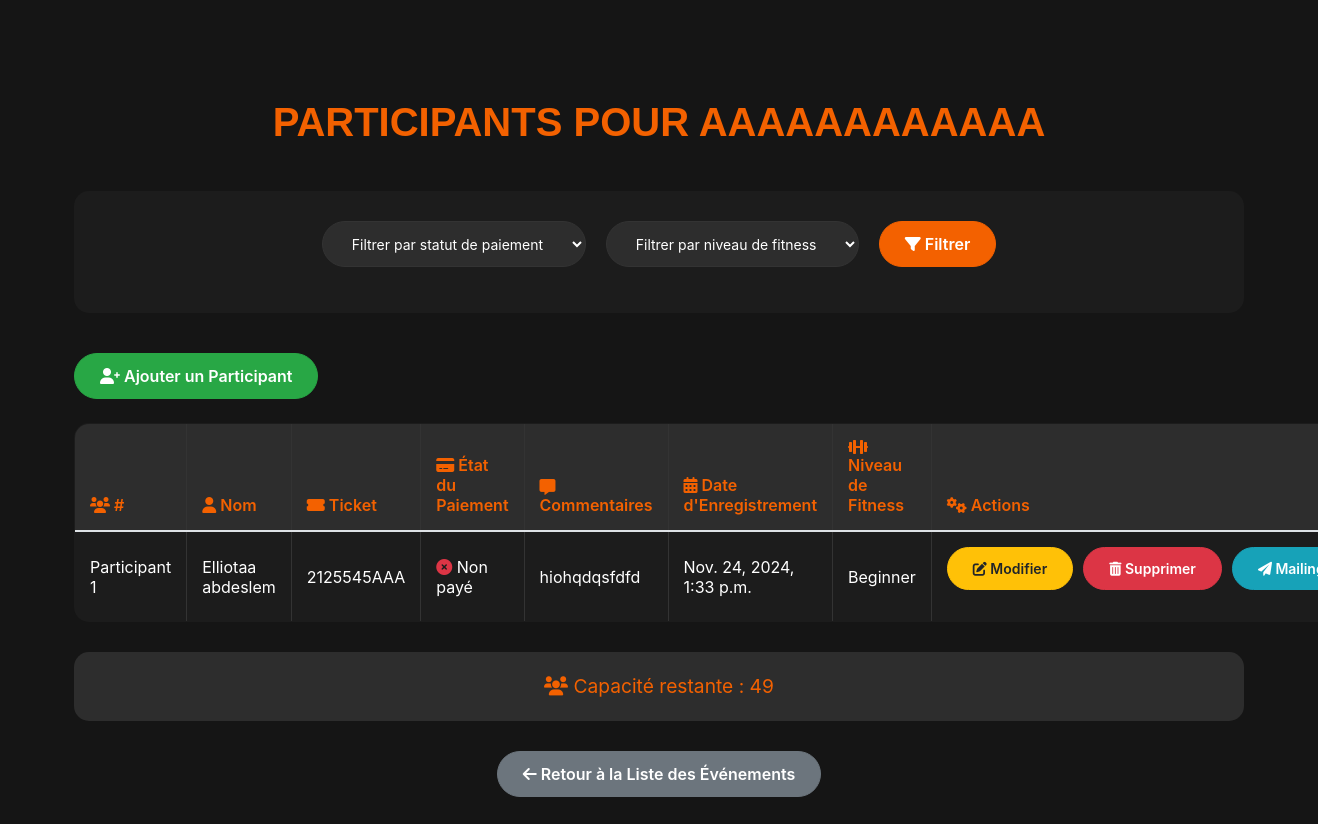
The app's page /events/3/participants/ with its own data.
### events/models.py (models this page shows, shortened)
class Event(models.Model):
    title = models.CharField(max_length=100, verbose_name="Title")
    description = models.TextField(verbose_name="Description")
    date = models.DateTimeField(verbose_name="Date")
    image = models.ImageField(upload_to='event_images/', verbose_name="Event Image")
    TUNISIAN_GOVERNORATES = [
        ('Ariana', 'Ariana'), ('Beja', 'Beja'), ('Ben Arous', 'Ben Arous'),
        ('Bizerte', 'Bizerte'), ('Gabes', 'Gabes'), ('Gafsa', 'Gafsa'),
        ('Jendouba', 'Jendouba'), ('Kairouan', 'Kairouan'), ('Kasserine', 'Kasserine'),
        ('Kebili', 'Kebili'), ('Manouba', 'Manouba'), ('Medenine', 'Medenine'),
        ('Monastir', 'Monastir'), ('Nabeul', 'Nabeul'), ('Sfax', 'Sfax'),
        ('Sidi Bouzid', 'Sidi Bouzid'), ('Siliana', 'Siliana'), ('Tataouine', 'Tataouine'),
        ('Tozeur', 'Tozeur'), ('Tunis', 'Tunis'), ('Zaghouan', 'Zaghouan')
    ]
    location = models.CharField(max_length=255, choices=TUNISIAN_GOVERNORATES, verbose_name="Location")
    ORGANIZER_CHOICES = [
        ('nutritionist', 'Nutritionist'),
        ('coach', 'Coach'),
    ]
    organizer = models.CharField(max_length=100, choices=ORGANIZER_CHOICES, verbose_name="Organizer")
    price = models.DecimalField(max_digits=10, decimal_places=2, default=0.00, verbose_name="Price")
    created_at = models.DateTimeField(auto_now_add=True, verbose_name="Created At")
    updated_at = models.DateTimeField(auto_now=True, verbose_name="Updated At")
    max_participants = models.PositiveIntegerField(default=0, verbose_name="Max Participants")

class Participant(models.Model):
    event = models.ForeignKey('Event', related_name='participants', on_delete=models.CASCADE)
    client = models.ForeignKey('users.Client', related_name='participants', on_delete=models.CASCADE)
    ticket_number = models.CharField(max_length=50, unique=True, verbose_name="Ticket Number")
    comments = models.TextField(blank=True, verbose_name="Comments")
    registration_date = models.DateTimeField(auto_now_add=True, verbose_name="Registration Date")
    payment_status = models.BooleanField(default=False, verbose_name="Payment Status")
    fitness_level = models.CharField(
        max_length=50,
        choices=[
            ('Beginner', 'Beginner'),
            ('Intermediate', 'Intermediate'),
            ('Advanced', 'Advanced')
        ],
        default='Beginner',
        verbose_name="Fitness Level"
    )
    class Meta:
        unique_together = ('client', 'event')
        ordering = ['-registration_date']
        verbose_name = "Participant"
        verbose_name_plural = "Participants"

### users/models.py (models this page shows)
class User(AbstractUser):
    is_client = models.BooleanField(default=False)
    is_coach = models.BooleanField(default=False)
    is_nutritionist = models.BooleanField(default=False)

### events/views.py (the view)
# urls.py: path('<int:event_id>/participants/', participant_list, name='participant_list'),
def participant_list(request, event_id):
    event = get_object_or_404(Event, id=event_id)
    participants = Participant.objects.filter(event_id=event_id)
    fitness_level = request.GET.get('fitness_level')
    if fitness_level:
        participants = participants.filter(fitness_level=fitness_level)
    capacity_remaining = event.max_participants - participants.count()
    return render(request, 'participant/participant_list.html', {
        'event': event,
        'participants': participants,
        'capacity_remaining': capacity_remaining,
    })

### events/Templates/participant/participant_list.html (shortened to what this page needs)
{% load static %}
{% block head %}
<link rel="stylesheet" href="{% static 'css/bootstrap.min.css' %}" type="text/css">
<link rel="stylesheet" href="{% static 'css/font-awesome.min.css' %}" type="text/css">
<link rel="stylesheet" href="{% static 'css/flaticon.css' %}" type="text/css">
<link rel="stylesheet" href="{% static 'css/owl.carousel.min.css' %}" type="text/css">
<link rel="stylesheet" href="{% static 'css/barfiller.css' %}" type="text/css">
<link rel="stylesheet" href="{% static 'css/magnific-popup.css' %}" type="text/css">
<link rel="stylesheet" href="{% static 'css/slicknav.min.css' %}" type="text/css">
<link rel="stylesheet" href="{% static 'css/style.css' %}" type="text/css">
<link rel="stylesheet" href="https://cdnjs.cloudflare.com/ajax/libs/font-awesome/6.0.0-beta3/css/all.min.css">
    <link rel="stylesheet" href="https://maxcdn.bootstrapcdn.com/bootstrap/4.5.2/css/bootstrap.min.css">
{% endblock %}
{% block content %}
<section class="participants-section">
    <div class="container">
        <div class="section-title">
            <h2>Participants pour {{ event.title }}</h2>
        </div>
        <div class="filter-container">
            <form method="get" action="{% url 'participant_list' event.id %}">
                <select name="payment_status" id="payment_status">
                    <option value="">Filtrer par statut de paiement</option>
                </select>
                <select name="fitness_level" id="fitness_level">
                    <option value="">Filtrer par niveau de fitness</option>
                </select>
                <button type="submit" class="btn btn-primary">
                    <i class="fas fa-filter"></i> Filtrer
                </button>
            </form>
        </div>
        <div class="add-participant-btn-container">
            <a class="btn btn-success" href="{% url 'participant_create' event.id %}">
                <i class="fas fa-user-plus"></i> Ajouter un Participant
            </a>
        </div>
        <table class="table table-bordered mt-4">
            <thead>
                <tr>
                    <th><i class="fas fa-users"></i> #</th>
                    <th><i class="fas fa-user"></i> Nom</th>
                    <th><i class="fas fa-ticket-alt"></i> Ticket</th>
                    <th><i class="fas fa-credit-card"></i> État du Paiement</th>
                    <th><i class="fas fa-comment-alt"></i> Commentaires</th>
                    <th><i class="fas fa-calendar-alt"></i> Date d'Enregistrement</th>
                    <th><i class="fas fa-dumbbell"></i> Niveau de Fitness</th>
                    <th><i class="fas fa-cogs"></i> Actions</th>
                </tr>
            </thead>
            <tbody>
                {% for participant in participants %}
                    <tr>
                        <td>Participant {{ forloop.counter }}</td>
                        <td>{{ participant.client.first_name }} {{ participant.client.last_name }}</td>
                        <td>{{ participant.ticket_number }}</td>
                        <td>
                            {% if participant.payment_status %}
                                <i class="fas fa-check-circle tick-green"></i> Payé
                            {% else %}
                                <i class="fas fa-times-circle tick-red"></i> Non payé
                            {% endif %}
                        </td>
                        <td>{{ participant.comments }}</td>
                        <td>{{ participant.registration_date }}</td>
                        <td>{{ participant.get_fitness_level_display }}</td>
                        <td>
                            <div class="actions">
                                <form action="{% url 'participant_update' event.id participant.id %}" method="post">
                                    <button type="submit" class="btn btn-warning btn-sm">
                                        <i class="fas fa-edit"></i> Modifier
                                    </button>
                                </form>
                                <form action="{% url 'participant_delete' event.id participant.id %}" method="post">
                                    <button type="submit" class="btn btn-danger btn-sm">
                                        <i class="fas fa-trash-alt"></i> Supprimer
                                    </button>
                                </form>
                                <form action="{% url 'send_email' event.id %}" method="post">
                                    <button type="submit" class="btn btn-info btn-sm">
                                        <i class="fas fa-paper-plane"></i> Mailing
                                    </button>
                                </form>
                            </div>
                        </td>
                    </tr>
                {% empty %}
                    <tr>
                        <td colspan="8" class="empty-message">Aucun participant trouvé.</td>
                    </tr>
                {% endfor %}
            </tbody>
        </table>
        <div class="remaining-capacity">
            <i class="fas fa-users"></i> Capacité restante : {{ capacity_remaining }}
        </div>
        <div class="back-button-container">
            <a class="btn btn-secondary" href="{% url 'event_list' %}">
                <i class="fas fa-arrow-left"></i> Retour à la Liste des Événements
            </a>
        </div>
    </div>
</section>
{% endblock %}

### blog/static/css/style.css (style rules this page uses)
h1, h2, h3, h4, h5, h6 { margin: 0; color: #111111; font-weight: 400; font-family: "Oswald", sans-serif; }
h2 { font-size: 36px; }
.section-title { margin-bottom: 45px; text-align: center; }
.section-title h2 { color: #ffffff; font-size: 32px; font-weight: 600; text-transform: uppercase; margin-top: 8px; }
@media only screen and (min-width: 1200px) { .container { max-width: 1170px; } }

### events/Templates/participant/participant_list.html (style rules this page uses)
.participants-section { background: #151515; padding: 90px 0; color: #ffffff; }
.section-title { text-align: center; margin-bottom: 45px; }
.section-title h2 { color: #f36100; font-size: 40px; font-weight: 700; margin-bottom: 25px; }
.filter-container { background: #1c1c1c; padding: 30px; border-radius: 15px; margin-bottom: 40px; }
.filter-container form { display: flex; flex-wrap: wrap; justify-content: center; gap: 20px; }
.filter-container select { background: #2d2d2d; border: 1px solid #333; color: #ffffff; padding: 12px 25px; border-radius: 30px; font-size: 14px; min-width: 200px; }
.filter-container select option { background: #2d2d2d; color: #ffffff; }
.table { background: #1c1c1c; color: #ffffff; border-radius: 15px; overflow: hidden; }
.table th { background: #2d2d2d; color: #f36100; border-color: #333; font-weight: 600; padding: 15px; }
.table td { border-color: #333; padding: 15px; vertical-align: middle; }
.btn { border-radius: 30px; font-weight: 600; padding: 10px 25px; transition: all 0.3s; }
.btn-primary { background: #f36100; border-color: #f36100; }
.btn-success { background: #28a745; border-color: #28a745; }
.actions { display: flex; gap: 10px; }
.actions button { width: auto; white-space: nowrap; }
.tick-red { color: #dc3545; }
.remaining-capacity { background: #2d2d2d; color: #f36100; padding: 20px; border-radius: 15px; text-align: center; font-size: 1.2em; margin: 30px 0; }
.container { max-width: 1200px; margin: 0 auto; padding: 0 15px; }
.back-button-container { text-align: center; margin-top: 30px; }

### records on screen
Event: title "AAAAAAAAAAAA"
Participant: client.first_name "Elliotaa", client.last_name "abdeslem", ticket_number "2125545AAA", payment_status False (drawn), comments "hiohqdqsfdfd", registration_date "Nov. 24, 2024, 1:33 p.m.", fitness_level "Beginner"

### other values on screen
{{ capacity_remaining }} "49"
